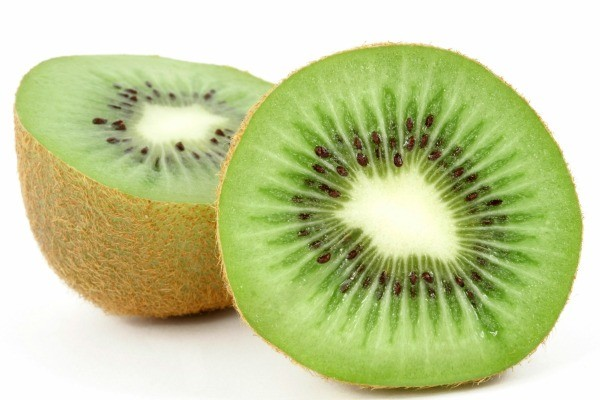
#> input picture kiwi.jpg, 600 x 400 px
$ python -i app.py   (imports and definitions only)
#> lines starting #> are read from the running program, lines starting #| are printed output that depends on the picture; after the words box and inside, x2 and y2 are one past the last pixel; in counts of white or black regions, pixels touching at a corner belong together
#> further down, picture is the input picture: shape (400, 600, 3); mean B, G, R 150.9, 204.3, 194.8
import streamlit as st
import cv2
import numpy as np
from PIL import Image

# --- 1. FUNGSI LOGIKA (BACKEND) ---

def rle_compression(data):
    if len(data) == 0: return []
    compressed = []
    count = 1
    for i in range(1, len(data)):
        if data[i] == data[i-1]:
            count += 1
        else:
            compressed.append((data[i-1], count))
            count = 1
    compressed.append((data[-1], count))
    return compressed

def rle_decompression(compressed):
    decompressed = []
    for value, count in compressed:
        decompressed.extend([value] * count)
    return decompressed

def proses_segmentasi(image_array):
    # Resize agar proses cepat
    img = cv2.resize(image_array, (200, 200))
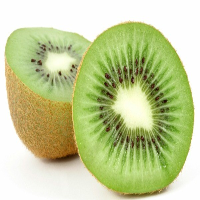
#> img: shape (200, 200, 3); mean B, G, R 151.1, 204.5, 195

    # Convert ke HSV
    hsv = cv2.cvtColor(img, cv2.COLOR_BGR2HSV)
#> hsv: shape (200, 200, 3); mean H, S, V 28.5, 82, 208.6

    # --- PERBAIKAN DI SINI (SUPAYA BACKGROUND LEBIH BERSIH) ---
    # Kita naikkan batas bawah hijaunya sedikit biar bayangan kuning/coklat gak ikut
    lower_green = np.array([30, 40, 40])
    upper_green = np.array([90, 255, 255])

    # Masking
    mask = cv2.inRange(hsv, lower_green, upper_green)
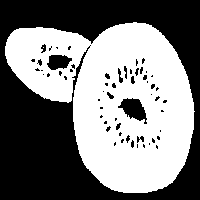
#> mask: shape (200, 200); 49.5% white; 2 white regions (1 under 20 px), largest, box (x1, y1, x2, y2) and area: (5, 22, 195, 193) 19790

    # Opsional: Membersihkan noise bintik-bintik kecil (Morphology)
    kernel = np.ones((3,3), np.uint8)
    mask = cv2.morphologyEx(mask, cv2.MORPH_OPEN, kernel)
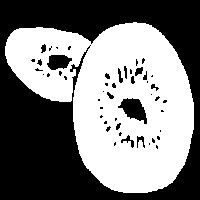
#> mask: shape (200, 200); 49.3% white; 1 white region, box (x1, y1, x2, y2) and area: (5, 22, 194, 193) 19723

    # Ekstraksi
    result = cv2.bitwise_and(img, img, mask=mask)
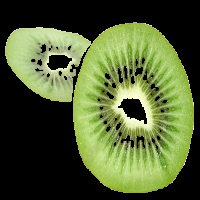
#> result: shape (200, 200, 3); mean B, G, R 50.4, 93.2, 79.7
    return img, result

# --- 2. TAMPILAN APLIKASI (FRONTEND) ---

# [57 lines not run here, left out]

>>> import cv2
>>> picture = cv2.imread('kiwi.jpg')
>>> result = proses_segmentasi(picture)
